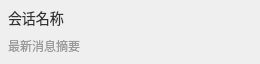
<?xml version="1.0" encoding="UTF-8"?>
<ui version="4.0">
 <class>conversationItem</class>
 <widget class="QWidget" name="conversationItem">
  <property name="geometry"><rect><x>0</x><y>0</y><width>260</width><height>64</height></rect></property>
  <layout class="QVBoxLayout" name="verticalLayout">
   <property name="spacing"><number>4</number></property>
   <property name="leftMargin"><number>8</number></property>
   <property name="topMargin"><number>6</number></property>
   <property name="rightMargin"><number>8</number></property>
   <property name="bottomMargin"><number>6</number></property>
   <item><widget class="QLabel" name="nameLabel">
    <property name="minimumSize"><size><width>0</width><height>22</height></size></property>
    <property name="styleSheet"><string>color: #333333; font-size: 14px; background: transparent;</string></property>
    <property name="textFormat"><enum>Qt::PlainText</enum></property>
    <property name="text"><string>会话名称</string></property>
   </widget></item>
   <item><widget class="QLabel" name="previewLabel">
    <property name="minimumSize"><size><width>0</width><height>18</height></size></property>
    <property name="styleSheet"><string>color: #999999; font-size: 12px; background: transparent;</string></property>
    <property name="textFormat"><enum>Qt::PlainText</enum></property>
    <property name="text"><string>最新消息摘要</string></property>
   </widget></item>
  </layout>
 </widget>
 <resources/>
 <connections/>
</ui>
